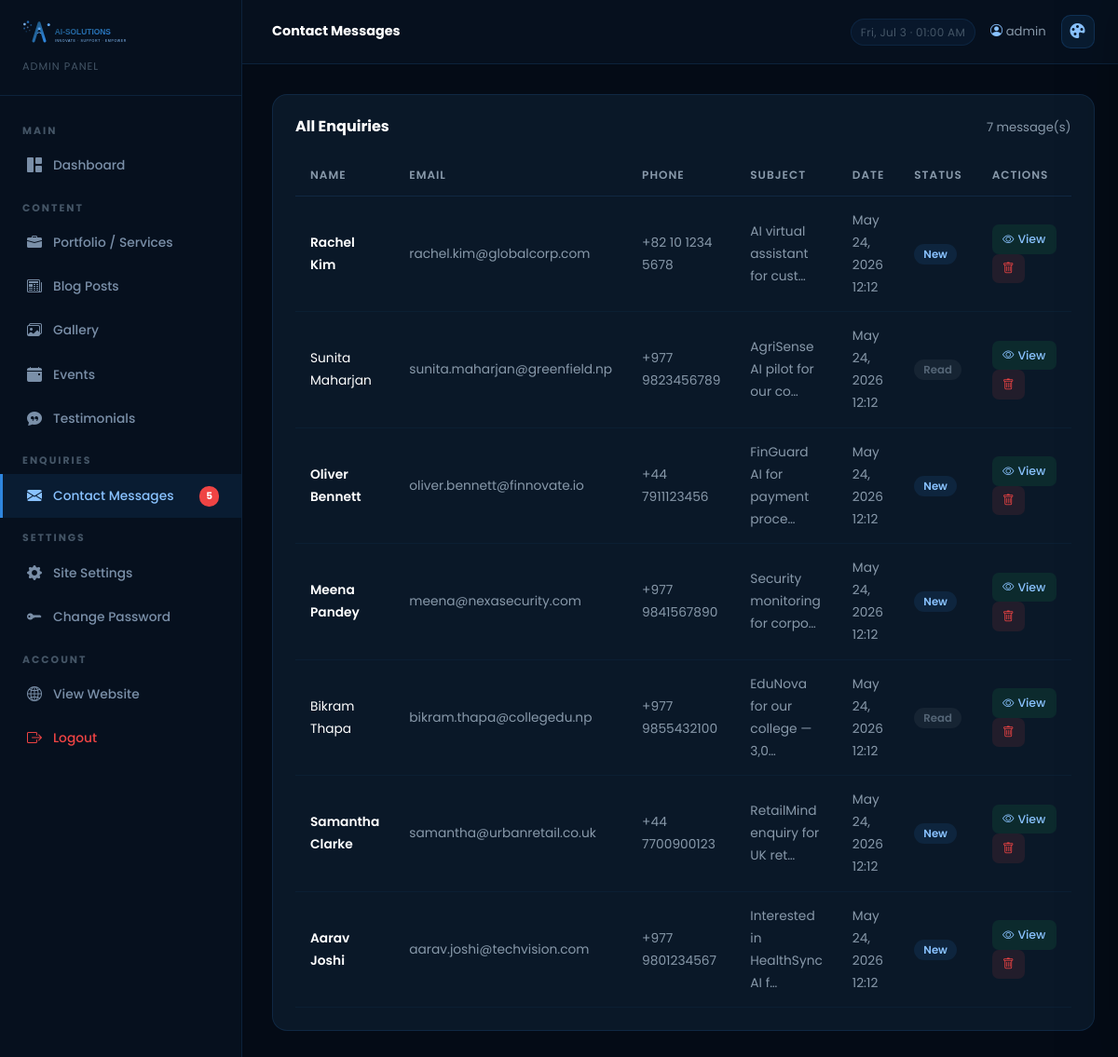
The page /panel/contacts/ (signed in) on the database its author committed.
### core/models.py (models this page shows, shortened)
class ContactMessage(models.Model):
    name = models.CharField(max_length=100)
    email = models.EmailField()
    phone = models.CharField(max_length=20, blank=True)
    subject = models.CharField(max_length=200)
    message = models.TextField()
    is_read = models.BooleanField(default=False)
    created_at = models.DateTimeField(auto_now_add=True)
    class Meta:
        ordering = ['-created_at']
        verbose_name = 'Contact Message'
        verbose_name_plural = 'Contact Messages'

### panel/views.py (the view)
    def wrapper(request, *args, **kwargs):
        if not request.user.is_authenticated:
            return redirect('panel_login')
        if not request.user.is_staff:
            messages.error(request, 'Access denied.')
            return redirect('panel_login')
        return view_func(request, *args, **kwargs)

### core/context_processors.py (called while the page is built)
def site_settings(request):
    return {'settings': SiteSettings.get_settings()}

def unread_messages(request):
    if request.user.is_authenticated and request.user.is_staff:
        count = ContactMessage.objects.filter(is_read=False).count()
        return {'unread_messages_count': count}
    return {'unread_messages_count': 0}

### core/models.py (called while the page is built)
    @classmethod
    def get_settings(cls):
        obj, _ = cls.objects.get_or_create(pk=1)
        return obj

### panel/views.py (called while the page is built)
def staff_required(view_func):
    def wrapper(request, *args, **kwargs):
        if not request.user.is_authenticated:
            return redirect('panel_login')
        if not request.user.is_staff:
            messages.error(request, 'Access denied.')
            return redirect('panel_login')
        return view_func(request, *args, **kwargs)
    return wrapper

@staff_required
def contacts_list(request):
    return render(request, 'panel/contacts_list.html', {'contacts': ContactMessage.objects.all()})

### templates/panel/contacts_list.html (shortened to what this page needs)
{% extends 'panel/base_panel.html' %}
{% block page_title %}Contact Messages{% endblock %}
{% block content %}
<div class="panel-card">
  <div class="d-flex justify-content-between mb-3">
    <h6 style="color:#fff;font-weight:700;margin:0;">All Enquiries</h6>
    <span style="font-size:.82rem;color:var(--text-muted);">{{ contacts.count }} message(s)</span>
  </div>
  <div class="table-responsive">
    <table class="panel-table">
      <thead><tr><th>Name</th><th>Email</th><th>Phone</th><th>Subject</th><th>Date</th><th>Status</th><th>Actions</th></tr></thead>
      <tbody>
        {% for c in contacts %}
        <tr>
          <td style="color:#fff;font-weight:{% if not c.is_read %}600{% else %}400{% endif %};">{{ c.name }}</td>
          <td>{{ c.email }}</td>
          <td>{{ c.phone|default:"—" }}</td>
          <td>{{ c.subject|truncatechars:30 }}</td>
          <td>{{ c.created_at|date:"M d, Y H:i" }}</td>
          <td>{% if c.is_read %}<span class="badge-read">Read</span>{% else %}<span class="badge-unread">New</span>{% endif %}</td>
          <td>
            <a href="{% url 'panel_contact_detail' c.pk %}" class="btn-panel-sm btn-panel-view"><i class="bi bi-eye"></i> View</a>
            <form method="post" action="{% url 'panel_contact_delete' c.pk %}" class="d-inline" onsubmit="return confirm('Delete this message?')">
              {% csrf_token %}<button type="submit" class="btn-panel-sm btn-panel-delete"><i class="bi bi-trash"></i></button>
            </form>
          </td>
        </tr>
        {% empty %}
        <tr><td colspan="7" class="text-center" style="color:var(--text-muted);padding:2rem;">No contact messages yet.</td></tr>
        {% endfor %}
      </tbody>
    </table>
  </div>
</div>
{% endblock %}

### templates/panel/base_panel.html (shortened to what this page needs)
{% load static %}
<!DOCTYPE html>
<html lang="en">
<head>
  <link href="https://cdn.jsdelivr.net/npm/bootstrap@5.3.3/dist/css/bootstrap.min.css" rel="stylesheet">
  <link rel="stylesheet" href="https://cdn.jsdelivr.net/npm/bootstrap-icons@1.11.3/font/bootstrap-icons.min.css">
  <link rel="stylesheet" href="{% static 'css/style.css' %}">
</head>
<body>
<div class="panel-wrapper">
  <aside class="panel-sidebar">
    <div class="panel-sidebar-header">
      <a href="{% url 'home' %}" class="d-block">
        <img src="{% static 'images/logo.svg' %}" alt="AI-Solutions" height="36">
      </a>
      <div style="font-size:.7rem;color:#445566;margin-top:6px;letter-spacing:1px;text-transform:uppercase;">Admin Panel</div>
    </div>
    <nav class="panel-nav">
      <span class="panel-nav-section">Main</span>
      <a href="{% url 'panel_dashboard' %}" class="panel-nav-link {% if request.resolver_match.url_name == 'panel_dashboard' %}active{% endif %}">
        <i class="bi bi-grid-1x2-fill"></i> Dashboard
      </a>
      <span class="panel-nav-section">Content</span>
      <a href="{% url 'panel_services' %}" class="panel-nav-link {% if 'panel_service' in request.resolver_match.url_name %}active{% endif %}">
        <i class="bi bi-briefcase-fill"></i> Portfolio / Services
      </a>
      <a href="{% url 'panel_blog' %}" class="panel-nav-link {% if 'panel_blog' in request.resolver_match.url_name %}active{% endif %}">
        <i class="bi bi-newspaper"></i> Blog Posts
      </a>
      <a href="{% url 'panel_gallery' %}" class="panel-nav-link {% if request.resolver_match.url_name == 'panel_gallery' %}active{% endif %}">
        <i class="bi bi-images"></i> Gallery
      </a>
      <a href="{% url 'panel_events' %}" class="panel-nav-link {% if 'panel_event' in request.resolver_match.url_name %}active{% endif %}">
        <i class="bi bi-calendar-event-fill"></i> Events
      </a>
      <a href="{% url 'panel_testimonials' %}" class="panel-nav-link {% if 'panel_testimonial' in request.resolver_match.url_name %}active{% endif %}">
        <i class="bi bi-chat-quote-fill"></i> Testimonials
      </a>
      <span class="panel-nav-section">Enquiries</span>
      <a href="{% url 'panel_contacts' %}" class="panel-nav-link {% if 'panel_contact' in request.resolver_match.url_name %}active{% endif %}">
        <i class="bi bi-envelope-fill"></i> Contact Messages
        {% with unread_count=unread_messages_count %}
        {% if unread_count > 0 %}
        <span style="margin-left:auto;background:#ef4444;color:#fff;font-size:.65rem;font-weight:700;padding:2px 7px;border-radius:10px;">{{ unread_count }}</span>
        {% endif %}
        {% endwith %}
      </a>
      <span class="panel-nav-section">Settings</span>
      <a href="{% url 'panel_settings' %}" class="panel-nav-link {% if request.resolver_match.url_name == 'panel_settings' %}active{% endif %}">
        <i class="bi bi-gear-fill"></i> Site Settings
      </a>
      <a href="{% url 'panel_password' %}" class="panel-nav-link {% if request.resolver_match.url_name == 'panel_password' %}active{% endif %}">
        <i class="bi bi-key-fill"></i> Change Password
      </a>
      <span class="panel-nav-section">Account</span>
      <a href="{% url 'home' %}" class="panel-nav-link" target="_blank">
        <i class="bi bi-globe2"></i> View Website
      </a>
      <a href="{% url 'panel_logout' %}" class="panel-nav-link" style="color:#ef4444;">
        <i class="bi bi-box-arrow-right"></i> Logout
      </a>
    </nav>
  </aside>
  <div class="panel-main">
    <div class="panel-topbar">
      <h6 style="font-size:.9rem;font-weight:700;color:#fff;margin:0;">{% block page_title %}Dashboard{% endblock %}</h6>
      <div class="d-flex align-items-center gap-3">
        <span class="panel-topbar-date d-none d-sm-block" id="panel-clock"></span>
        <span style="font-size:.82rem;color:var(--text-muted);">
          <i class="bi bi-person-circle" style="color:var(--secondary);"></i>
          {{ request.user.get_full_name|default:request.user.username }}
        </span>
        <button class="tc-trigger-btn" onclick="tcOpen()" title="Theme Customizer">
          <i class="bi bi-palette-fill"></i>
        </button>
      </div>
    </div>
    <div class="panel-content">
      {% block content %}{% endblock %}
    </div>
  </div>
</div>
</body>
</html>

### static/css/style.css (style rules this page uses)
:root { --primary: #2E86DE; --primary-dark: #1B4F72; --secondary: #89C2FF; --dark: #060f1c; --dark-card: #0a1828; --dark-card-2: #0e2038; --dark-border: rgba(46, 134, 222, 0.15); --soft-gray: #D6DBDF; --text-muted: #8899AA; --gradient-1: linear-gradient(135deg, #1B4F72 0%, #2E86DE 100%); --gradient-2: linear-gradient(135deg, #2E86DE 0%, #89C2FF 100%); --gradient-hero: linear-gradient(160deg, #050d18 0%, #0a1e38 50%, #050d18 100%); --shadow-glow: 0 0 40px rgba(46, 134, 222, 0.2); --shadow-card: 0 8px 32px rgba(0, 0, 0, 0.35); --radius-lg: 16px; --radius-pill: 50px; --transition: all 0.3s ease; }
*, *::before, *::after { box-sizing: border-box; }
html { scroll-behavior: smooth; }
body { font-family: 'Poppins', sans-serif; background-color: var(--dark); color: #C8D8E8; line-height: 1.75; overflow-x: hidden; }
h1,h2,h3,h4,h5,h6 { font-family: 'Poppins', sans-serif; font-weight: 700; color: #fff; }
a { text-decoration: none; transition: var(--transition); }
.panel-wrapper { display: flex; min-height: 100vh; background: #040b16; }
.panel-sidebar { width: 260px; background: #06101e; border-right: 1px solid var(--dark-border); display: flex; flex-direction: column; position: fixed; top: 0; left: 0; bottom: 0; overflow-y: auto; z-index: 100; }
.panel-sidebar-header { padding: 1.25rem 1.5rem; border-bottom: 1px solid var(--dark-border); }
.panel-nav { padding: 1rem 0; flex: 1; }
.panel-nav-section { font-size: 0.68rem; font-weight: 700; letter-spacing: 2px; text-transform: uppercase; color: #445566; padding: 0.75rem 1.5rem 0.3rem; display: block; }
.panel-nav-link { display: flex; align-items: center; gap: 10px; padding: 0.6rem 1.5rem; color: #7a8fa8; font-size: 0.86rem; font-weight: 500; transition: var(--transition); border-left: 3px solid transparent; }
.panel-nav-link.active { color: var(--secondary); background: rgba(46,134,222,0.1); border-left-color: var(--primary); }
.panel-nav-link i { font-size: 1rem; width: 20px; text-align: center; }
.panel-main { margin-left: 260px; flex: 1; display: flex; flex-direction: column; }
.panel-topbar { background: #06101e; border-bottom: 1px solid var(--dark-border); padding: 1rem 2rem; display: flex; align-items: center; justify-content: space-between; position: sticky; top: 0; z-index: 90; backdrop-filter: blur(8px); }
.panel-topbar-date { font-size: .75rem; color: #445566; background: rgba(46,134,222,0.07); border: 1px solid rgba(46,134,222,0.12); padding: 3px 10px; border-radius: 20px; letter-spacing: .3px; }
.panel-content { padding: 2rem; flex: 1; }
.panel-card { background: #0a1828; border: 1px solid var(--dark-border); border-radius: var(--radius-lg); padding: 1.5rem; transition: border-color 0.2s ease; }
.panel-table { width: 100%; border-collapse: collapse; }
.panel-table th { font-size: 0.75rem; font-weight: 600; text-transform: uppercase; letter-spacing: 1px; color: var(--text-muted); padding: 0.75rem 1rem; border-bottom: 1px solid var(--dark-border); white-space: nowrap; }
.panel-table td { padding: 0.85rem 1rem; font-size: 0.86rem; color: #8899aa; border-bottom: 1px solid rgba(46,134,222,0.06); vertical-align: middle; }
.panel-table td a { color: var(--secondary); }
.badge-unread { background: rgba(46,134,222,0.12); color: var(--secondary); padding: 3px 10px; border-radius: 20px; font-size: 0.73rem; font-weight: 600; }
.badge-read { background: rgba(255,255,255,0.05); color: #556677; padding: 3px 10px; border-radius: 20px; font-size: 0.73rem; font-weight: 600; }
.btn-panel-sm { padding: 0.3rem 0.7rem; border-radius: 7px; font-size: 0.78rem; font-weight: 500; border: none; display: inline-flex; align-items: center; gap: 4px; }
.btn-panel-delete { background: rgba(239,68,68,0.1); color: #ef4444; }
.btn-panel-view { background: rgba(34,197,94,0.1); color: #22c55e; }
.tc-trigger-btn { width:36px; height:36px; border-radius:10px; background:rgba(46,134,222,.1); border:1px solid rgba(46,134,222,.2); color:var(--secondary); cursor:pointer; display:flex; align-items:center; justify-content:center; font-size:1rem; transition:var(--transition); }

### rows shown on the page
ContactMessage: name "Rachel Kim", email "rachel.kim@globalcorp.com", phone "+82 10 1234 5678", subject "AI virtual assistant for cust…", created_at "May 24, 2026 12:12", is_read "New"
ContactMessage: name "Sunita Maharjan", email "sunita.maharjan@greenfield.np", phone "+977 9823456789", subject "AgriSense AI pilot for our co…", created_at "May 24, 2026 12:12", is_read "Read"
ContactMessage: name "Oliver Bennett", email "oliver.bennett@finnovate.io", phone "+44 7911123456", subject "FinGuard AI for payment proce…", created_at "May 24, 2026 12:12", is_read "New"
ContactMessage: name "Meena Pandey", email "meena@nexasecurity.com", phone "+977 9841567890", subject "Security monitoring for corpo…", created_at "May 24, 2026 12:12", is_read "New"
ContactMessage: name "Bikram Thapa", email "bikram.thapa@collegedu.np", phone "+977 9855432100", subject "EduNova for our college — 3,0…", created_at "May 24, 2026 12:12", is_read "Read"
ContactMessage: name "Samantha Clarke", email "samantha@urbanretail.co.uk", phone "+44 7700900123", subject "RetailMind enquiry for UK ret…", created_at "May 24, 2026 12:12", is_read "New"
ContactMessage: name "Aarav Joshi", email "aarav.joshi@techvision.com", phone "+977 9801234567", subject "Interested in HealthSync AI f…", created_at "May 24, 2026 12:12", is_read "New"

### other values the page prints
{{ unread_count }} "5"
{{ request.user.get_full_name|default:request.user.username }} "admin"
{{ contacts.count }} "7"
